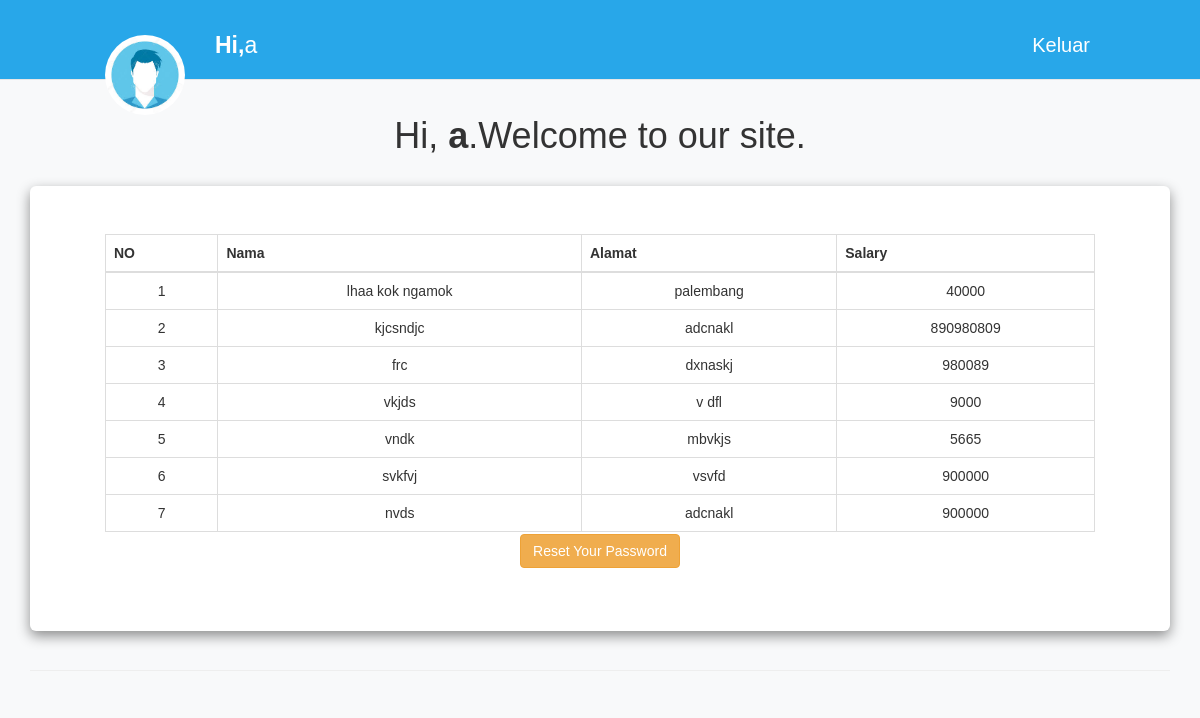
The app's page /welcome.php (signed in) with its own data.
### tables this page shows
CREATE TABLE `employees` (
  `id` int(11) NOT NULL,
  `name` varchar(100) NOT NULL,
  `address` varchar(255) NOT NULL,
  `salary` int(10) NOT NULL
);

### app/Controller.php (called while the page is built, shortened)
<?php
class Controller
{
    public $koneksi = "";
    public function __construct()
    {
        $this->koneksi = mysqli_connect(DB_SERVER, DB_USERNAME, DB_PASSWORD, DB_NAME);
    }
    public function tampildata()
    {
        $data = mysqli_query($this->koneksi, "SELECT * from employees");
        if (mysqli_num_rows($data) == 0) {
            $result = "null";
            return $result;
        } else {
            while ($row = mysqli_fetch_array($data)) {
                $result[] = $row;
            }
            return $result;
        }
    }
}

### welcome.php (the view, shortened to what this page needs)
<?php
include('./app/Controller.php');
$db = new Controller();
$datas = $db->tampildata();
?>
<!DOCTYPE html>
<html lang="en">
<head>
    <link rel="stylesheet" href="https://pro.fontawesome.com/releases/v5.10.0/css/all.css"/>
    <link rel="stylesheet" href="https://maxcdn.bootstrapcdn.com/bootstrap/3.4.1/css/bootstrap.min.css">
    <link rel="stylesheet" href="https://maxcdn.bootstrapcdn.com/bootstrap/3.3.7/css/bootstrap.css">
</head>
<body>
<nav class="navbar navbar-default navbar-fixed-top">
  <div class="navbar-header">
    <a href="#" class="navbar-brand"  style="margin-left:90px !important;">
   <img src="./avatart.jpeg" class="img-circle">
    </a>
    <a href="#" class="navbar-brand">
    <p><b>Hi,</b><?php  echo htmlspecialchars($_SESSION["username"]); ?></p>
    </a>
  </div>
  <div class="collapse navbar-collapse" style="margin-right:100px !important;" id="resNav">
    <ul class="nav navbar-nav navbar-right">
      <li><a href="./app/Route.php?action=logout"><i class="fa fa-sign-out" aria-hidden="true"></i>Keluar</a></li>
    </ul>
  </div>
</nav>  End of Navigation Bar
<div class="container">
    <div class="page-header">
        <h1>Hi, <b><?php echo htmlspecialchars($_SESSION["username"]); ?></b>.Welcome to our site.</h1>
      <div class="jumbotron" style="background:#fff !important">
      <div class="wrapper">
        <div class="container">
            <div class="card">
                <div class="table-responsive">
                    <table class="table table-bordered">
                        <thead>
                            <tr>
                                <th scope="col">NO</th>
                                <th scope="col">Nama</th>
                                <th scope="col">Alamat</th>
                                <th scope="col">Salary</th>
                            </tr>
                        </thead>
                        <tbody class="jncj">
                            <?php
                             $no = 1;
                             if (is_array($datas)){
                             foreach($datas as $row){
                              ?>
                                <tr>
                                 <td><?php echo $no++; ?></td>
                                 <td><?php echo $row['name']; ?></td>
                                 <td><?php echo $row['address']; ?></td>
                                 <td><?php echo $row['salary']; ?></td>
                             </tr>
                             <?php
                            }
                           }else{
                             ?>
                              <div class="alert alert-info" role="alert">
                              Data Sedang Kosong!
                            </div>
                            <?php
                           }
                            ?>
                        </tbody>
                    </table>
                </div>
            </div>
        </div>
        <p>
            <a href="reset-password.php" class="btn btn-warning">Reset Your Password</a>
        </p>
</body>
</html>

### welcome.php (style rules this page uses)
body { background-color:#f8f9fa; font: 14px sans-serif; text-align: center; }
.table-responsive { max-height:300px; }
.page-header { margin-top:100px; }
.navbar { height:80px; padding: 20px 10px 20px 0px; background-color: #28a7e9; transition: all ease 0.4s; }
.img-circle { border-radius:150px; width:80px; }
.navbar-brand { font-size: 23px; color: white !important; }
.navbar .navbar-nav li a { font-size: 20px; color: white; }
.jumbotron { margin-top: 30px; box-shadow: 0px 5px 13px rgba(0,0,0,0.44); }

### records on screen
employees: name "lhaa kok ngamok", address "palembang", salary "40000"
employees: name "kjcsndjc", address "adcnakl", salary "890980809"
employees: name "frc", address "dxnaskj", salary "980089"
employees: name "vkjds", address "v dfl", salary "9000"
employees: name "vndk", address "mbvkjs", salary "5665"
employees: name "svkfvj", address "vsvfd", salary "900000"
employees: name "nvds", address "adcnakl", salary "900000"

### other values on screen
$_SESSION["username"] "a"
